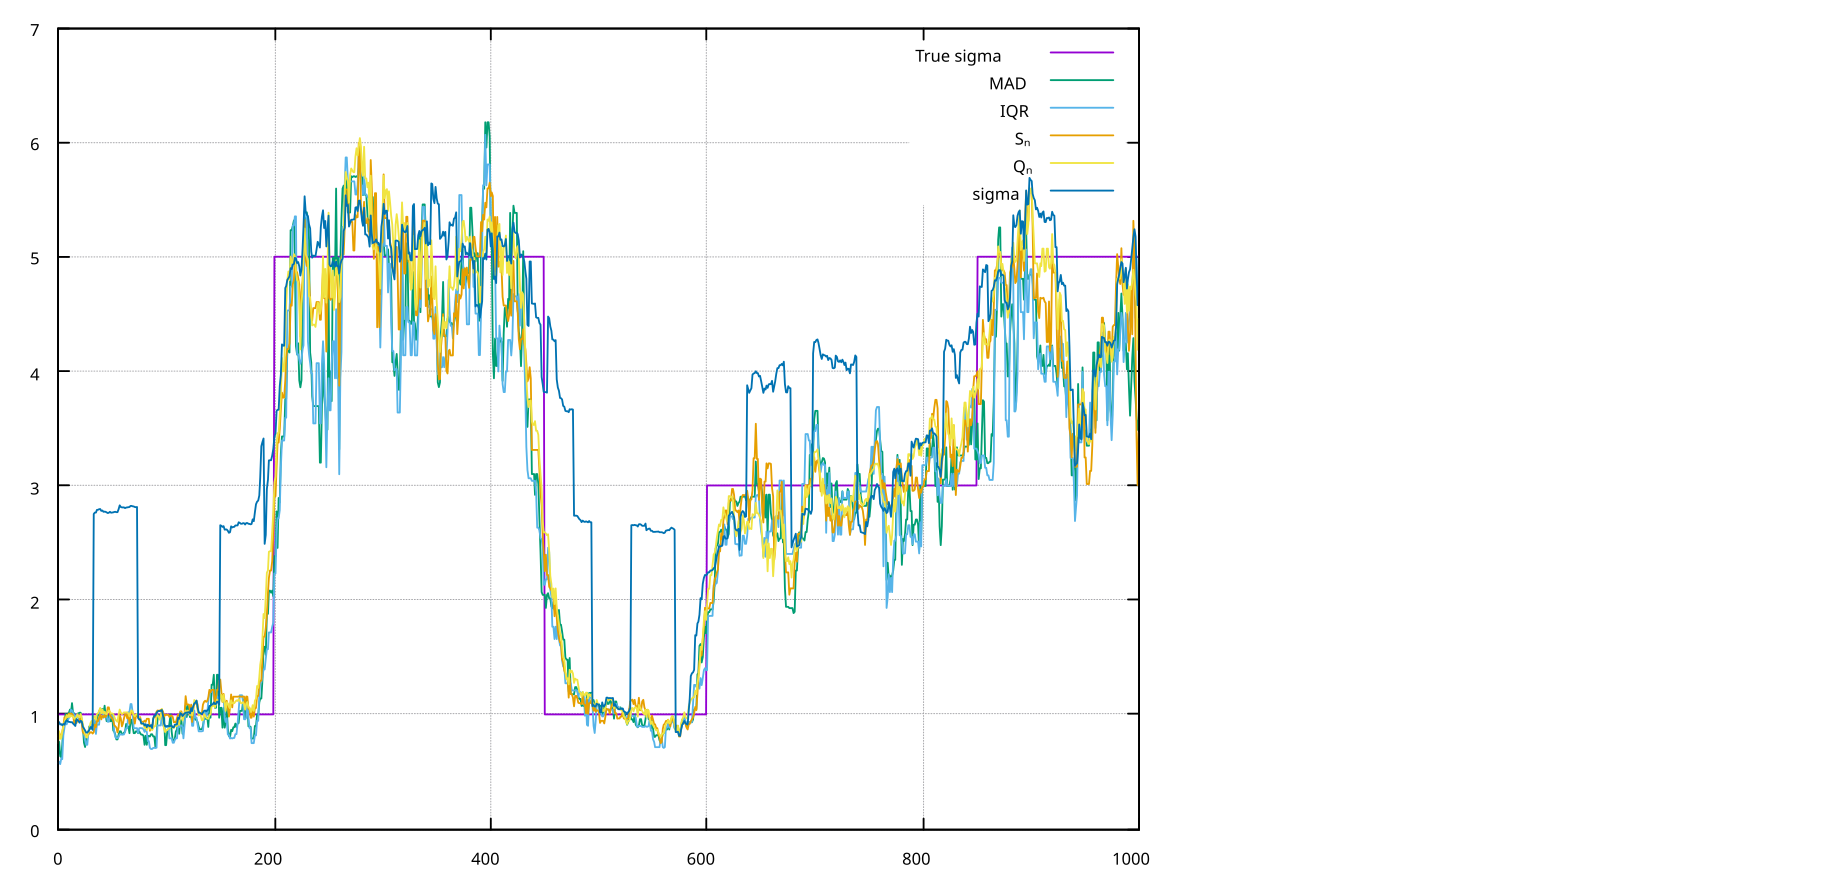

Generate this figure with gnuplot:
#!/usr/bin/gnuplot

set term qt persist
set xrange [0:1000]
set yrange [0:7]
set grid
plot 'examples/02-movingwindow.dat' using 1:3 title 'True sigma' with lines, 'examples/02-movingwindow.dat' using 1:4 title 'MAD' with lines, 'examples/02-movingwindow.dat' using 1:5 title 'IQR' with lines, 'examples/02-movingwindow.dat' using 1:6 title 'Sₙ' with lines, 'examples/02-movingwindow.dat' using 1:7 title 'Qₙ' with lines, 'examples/02-movingwindow.dat' using 1:8 title 'sigma' with lines
